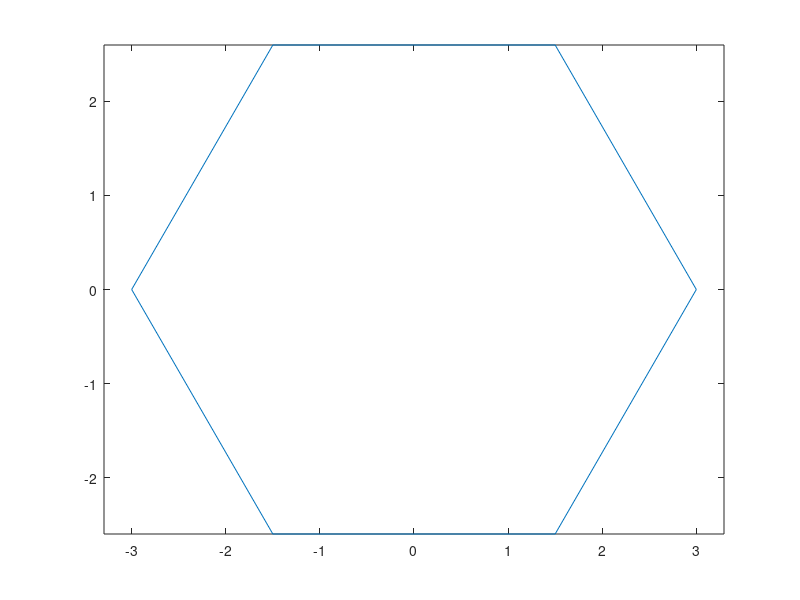

Write the MATLAB code that produced this figure. (Note: this script raises an error after producing the figure.)
a=0:pi/3:2*pi;
x=3*cos(a);
y=3*sin(a);
plot(x,y)
axis equal

clear;
x=1:5;y=1;
f(x,y)=x.*eulergamma^(-x.^2-y.^2)+tanh(x.*y);
plot(f)